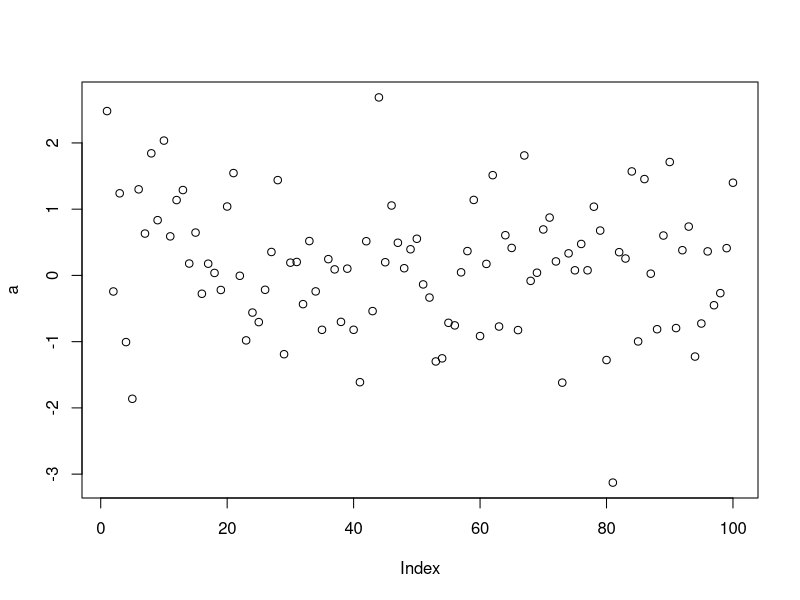
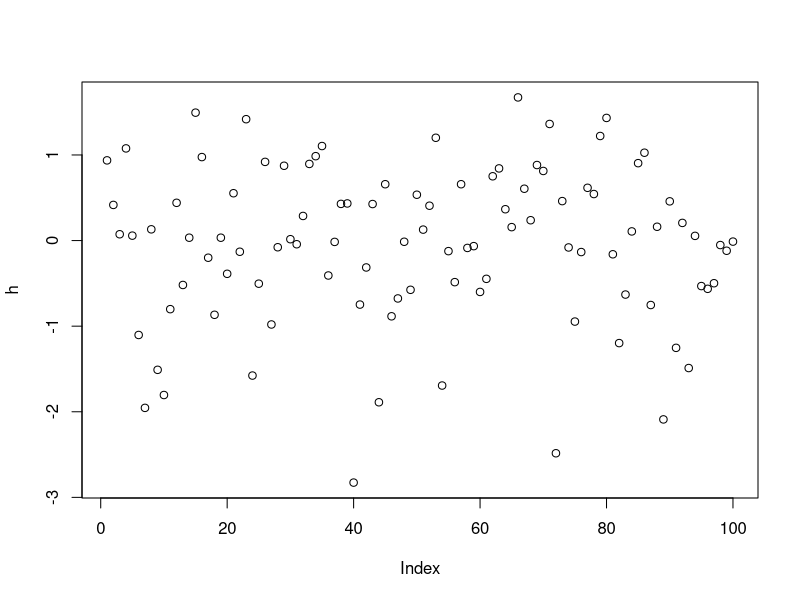
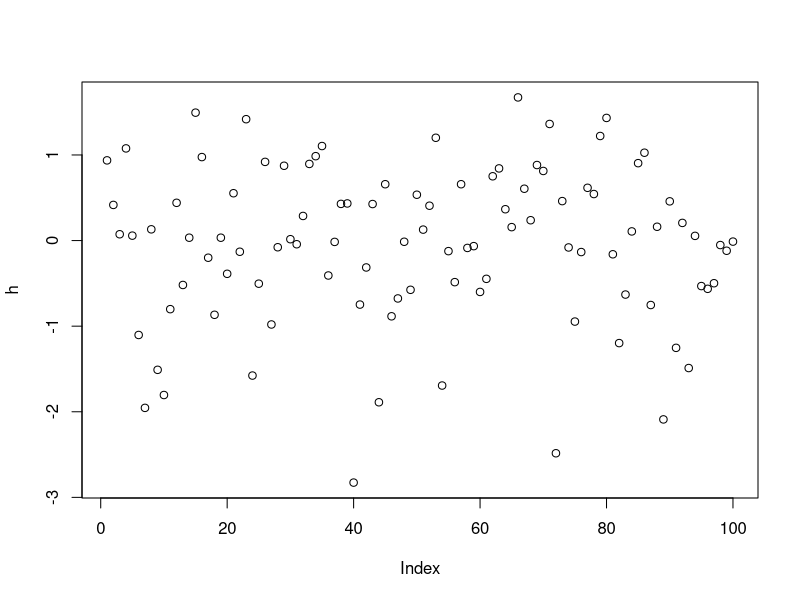
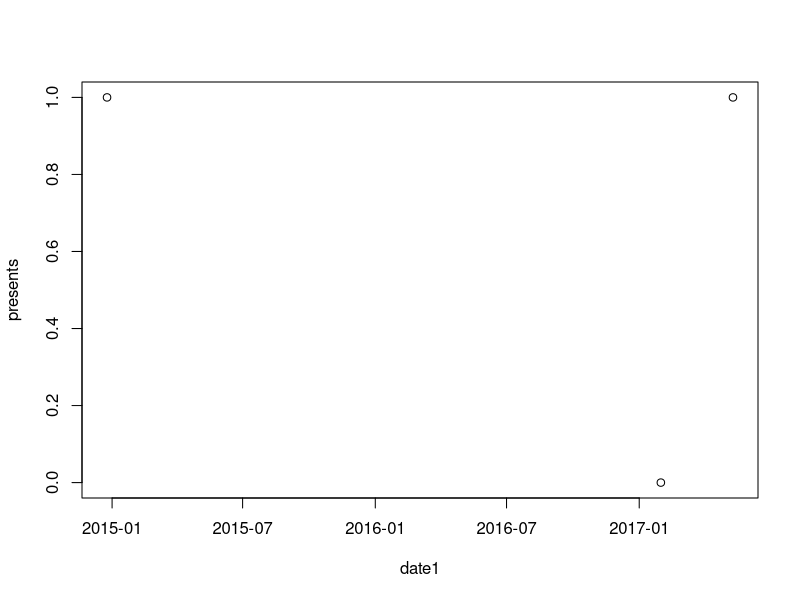

Write R code to recreate these figures, in order.
## ---- chunk 1
knitr::opts_chunk$set(echo = TRUE)
## ---- chunk 2
((2014-2014)/(2011-1992)) * 100
## ---- chunk 3
grad = 2018
entranceyr = 2013
birth_year = 1992
x <- grad - entranceyr /entranceyr - birth_year
x
## ---- chunk 4
y <- c(4,5,8,11)
sum(y)
## ---- chunk 5
a = rnorm(100)
plot(a)
## ---- chunk 6
help(sqrt)
## ---- chunk 7
h <-rnorm(100)
plot (h)
## ---- chunk 8
P <- c(31:60)
mat <- matrix(data=P,ncol=5,nrow=6)
mat
## ---- chunk 9
x1 <- c(100)
x2 <- c(100)
x3 <- c(100)

a <- x1
b <- x1 + x2
c <- x1 + x2 + x3
u <- data.frame(a,b,c)
h

plot(h)

sd(h)
## ---- chunk 10
a <-sqrt(rnorm(100))
a
## ---- chunk 11
date1=strptime( c("20170131","20141225", "20170511"),format="%Y%m%d")
presents <- c(0,1,1)
datevspresents <- plot(x = date1, y = presents)
datevspresents
